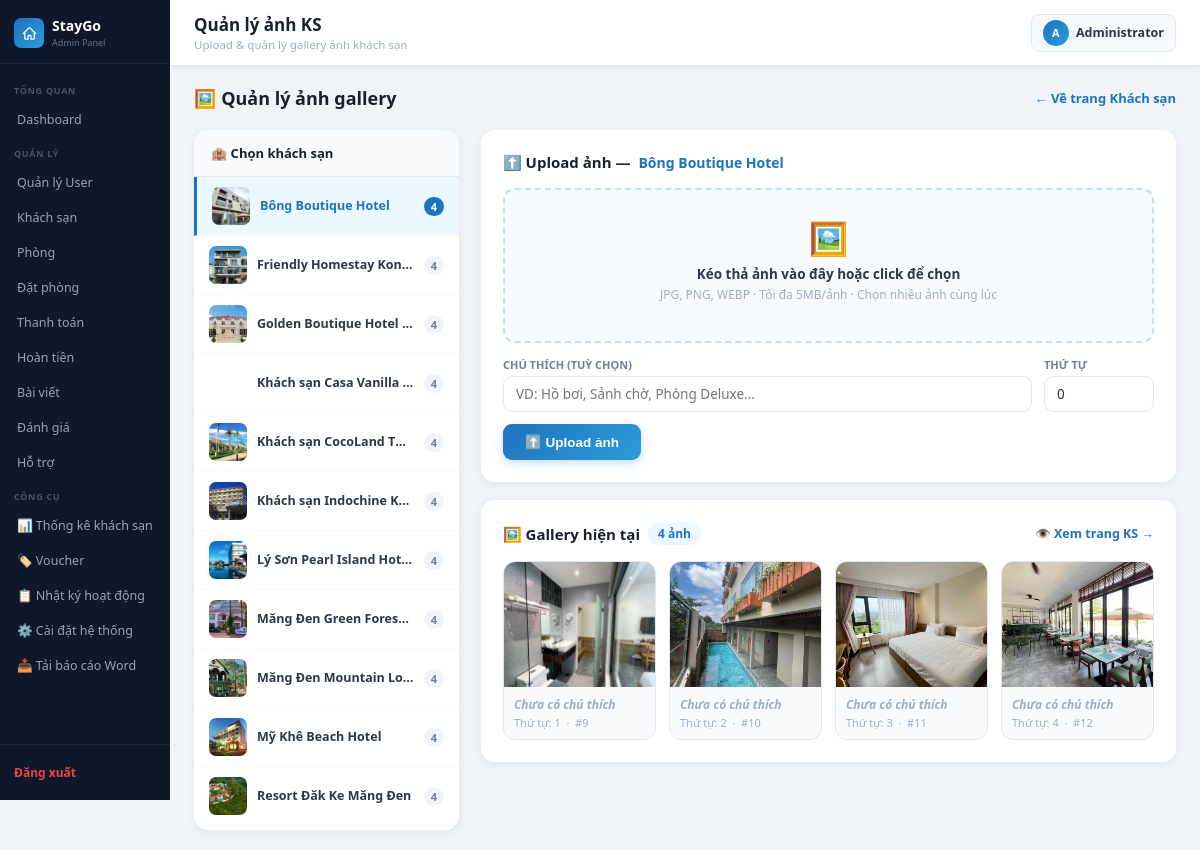
The app's page /admin_lvhuy_kontum/hotel_images.php (signed in) with its own data.
### tables this page shows
CREATE TABLE `hotels` (
  `id` int(11) NOT NULL,
  `name` varchar(150) DEFAULT NULL,
  `address` varchar(255) DEFAULT NULL,
  `description` text DEFAULT NULL,
  `image` varchar(255) DEFAULT NULL,
  `created_at` timestamp NOT NULL DEFAULT current_timestamp(),
  `updated_at` timestamp NULL DEFAULT NULL ON UPDATE current_timestamp(),
  `location_id` int(11) DEFAULT NULL,
  `rating` decimal(2,1) DEFAULT 0.0,
  `review_text` varchar(50) DEFAULT NULL,
  `review_count` int(11) DEFAULT 0,
  `price` int(11) DEFAULT NULL,
  `old_price` int(11) DEFAULT NULL,
  `checkin_time` varchar(10) DEFAULT '14:00',
  `checkout_time` varchar(10) DEFAULT '12:00',
  `is_active` tinyint(1) DEFAULT 0,
  `is_weekend_deal` tinyint(1) NOT NULL DEFAULT 0,
  `star_category` tinyint(1) NOT NULL DEFAULT 3 COMMENT '1-5 sao (hang khach san)'
);

CREATE TABLE `hotel_images` (
  `id` int(11) NOT NULL,
  `hotel_id` int(11) NOT NULL,
  `image` varchar(255) NOT NULL,
  `caption` varchar(100) DEFAULT NULL,
  `sort_order` int(11) DEFAULT 0,
  `is_primary` tinyint(1) NOT NULL DEFAULT 0
);

### admin_lvhuy_kontum/hotel_images.php (the view, shortened to what this page needs)
<?php
include("../config/database.php");
$hotels = $conn->query("SELECT id, name, image FROM hotels WHERE is_active=1 ORDER BY name ASC")->fetch_all(MYSQLI_ASSOC);
$selected = isset($_GET['hotel_id']) ? (int)$_GET['hotel_id'] : ($hotels[0]['id'] ?? 0);
$hotel_info = $selected ? $conn->query("SELECT * FROM hotels WHERE id=$selected")->fetch_assoc() : null;
$images = $selected ? $conn->query("SELECT * FROM hotel_images WHERE hotel_id=$selected ORDER BY sort_order ASC, id ASC")->fetch_all(MYSQLI_ASSOC) : [];
$img_counts = [];
$cr = $conn->query("SELECT hotel_id, COUNT(*) c FROM hotel_images GROUP BY hotel_id");
while ($r = $cr->fetch_assoc()) $img_counts[$r['hotel_id']] = $r['c'];
include("../includes/admin_header.php");
?>
<div style="display:flex;align-items:center;justify-content:space-between;margin-bottom:20px">
    <h2 style="font-size:18px;font-weight:700;color:#1a202c;margin:0">🖼️ Quản lý ảnh gallery</h2>
    <a href="hotels.php" style="font-size:13px;color:#1e73be;text-decoration:none;font-weight:600">← Về trang Khách sạn</a>
</div>
<div class="hi-wrap">
    <div class="hi-ks-list">
        <div class="hi-ks-head">🏨 Chọn khách sạn</div>
        <?php foreach ($hotels as $h):
            $act = ($h['id'] == $selected) ? 'active' : '';
            $cnt = $img_counts[$h['id']] ?? 0;
        ?>
        <a class="hi-ks-item <?= $act ?>" href="hotel_images.php?hotel_id=<?= $h['id'] ?>">
            <img class="hi-ks-thumb" src="../assets/images/<?= htmlspecialchars($h['image'] ?? '') ?>" onerror="this.style.visibility='hidden'" alt="">
            <span class="hi-ks-name"><?= htmlspecialchars(mb_substr($h['name'], 0, 30)) ?></span>
            <span class="hi-ks-cnt"><?= $cnt ?></span>
        </a>
        <?php endforeach; ?>
    </div>
    <div class="hi-main">
        <?php if ($hotel_info): ?>
        <div class="hi-card">
            <div class="hi-card-title">
                ⬆️ Upload ảnh — <span style="color:#1e73be;font-size:14px"><?= htmlspecialchars($hotel_info['name']) ?></span>
            </div>
            <form method="POST" enctype="multipart/form-data">
                <div class="hi-dropzone" id="dropzone">
                    <div class="hi-dz-icon">🖼️</div>
                    <div class="hi-dz-text" id="dzText">Kéo thả ảnh vào đây hoặc click để chọn</div>
                    <div class="hi-dz-sub">JPG, PNG, WEBP · Tối đa 5MB/ảnh · Chọn nhiều ảnh cùng lúc</div>
                </div>
                <div class="hi-fields">
                    <div class="hi-field">
                        <label>Chú thích (tuỳ chọn)</label>
                        <input type="text" name="caption" placeholder="VD: Hồ bơi, Sảnh chờ, Phòng Deluxe...">
                    </div>
                    <div class="hi-field">
                        <label>Thứ tự</label>
                        <input type="number" name="sort_order" value="0" min="0">
                    </div>
                </div>
                <button type="submit" class="hi-upload-btn">⬆️ Upload ảnh</button>
            </form>
        </div>
        <div class="hi-card">
            <div class="hi-gallery-head">
                <div class="hi-gallery-title">
                    🖼️ Gallery hiện tại
                    <span class="hi-cnt-badge"><?= count($images) ?> ảnh</span>
                </div>
                <?php if (!empty($images)): ?>
                <a href="../pages/hotel_detail.php?id=<?= $selected ?>" target="_blank"
                style="font-size:12.5px;color:#1e73be;text-decoration:none;font-weight:600">
                    👁️ Xem trang KS →
                </a>
                <?php endif; ?>
            </div>
            <?php if (empty($images)): ?>
            <div class="hi-empty">
                <div class="hi-empty-icon">📭</div>
                <p style="font-weight:700;color:#4a5568;margin:0 0 6px">Chưa có ảnh nào</p>
                <p style="font-size:13px;margin:0">Upload ảnh ở trên để hiển thị trên trang chi tiết khách sạn</p>
            </div>
            <?php else: ?>
            <div class="hi-img-grid">
                <?php foreach ($images as $img): ?>
                <div class="hi-img-item">
                    <img src="../assets/images/<?= htmlspecialchars($img['image']) ?>"
                        alt=""
                        onerror="this.parentElement.style.background='#f0f4f8'">
                    <div class="hi-img-meta">
                        <div class="hi-img-cap"><?= $img['caption'] ? htmlspecialchars($img['caption']) : '<em style="color:#a0aec0">Chưa có chú thích</em>' ?></div>
                        <div class="hi-img-sort">Thứ tự: <?= $img['sort_order'] ?> &nbsp;·&nbsp; #<?= $img['id'] ?></div>
                    </div>
                </div>
                <?php endforeach; ?>
            </div>
            <?php endif; ?>
        </div>
        <?php endif; ?>
    </div>
</div>
<?php include("../includes/admin_footer.php"); ?>

### assets/css/admin.css (style rules this page uses)
*, *::before, *::after { box-sizing: border-box; margin: 0; padding: 0; }
body { font-family: 'Segoe UI', Arial, sans-serif; background: #f0f4f8; color: #1a202c; }
.hi-wrap { display:grid; grid-template-columns:265px 1fr; gap:22px; align-items:start; }
.hi-ks-list { background:#fff; border-radius:14px; box-shadow:0 2px 10px rgba(0,0,0,.06); overflow:hidden; position:sticky; top:80px; max-height:calc(100vh - 100px); overflow-y:auto; }
.hi-ks-head { padding:14px 17px; background:#f8fafc; border-bottom:1px solid #e2e8f0; font-size:13px; font-weight:700; color:#1a202c; display:flex; align-items:center; gap:6px; }
.hi-ks-item { display:flex; align-items:center; gap:10px; padding:10px 15px; border-bottom:1px solid #f7fafc; text-decoration:none; transition:background .15s; }
.hi-ks-item.active { background:#ebf8ff; border-left:3px solid #1e73be; }
.hi-ks-thumb { width:38px; height:38px; border-radius:7px; object-fit:cover; flex-shrink:0; background:#e2e8f0; }
.hi-ks-name { font-size:12.5px; font-weight:600; color:#2d3748; line-height:1.4; flex:1; min-width:0; overflow:hidden; text-overflow:ellipsis; white-space:nowrap; }
.hi-ks-item.active .hi-ks-name { color:#1e73be; }
.hi-ks-cnt { background:#f0f4f8; color:#718096; font-size:11px; font-weight:700; padding:2px 7px; border-radius:10px; flex-shrink:0; }
.hi-ks-item.active .hi-ks-cnt { background:#1e73be; color:#fff; }
.hi-main { display:flex; flex-direction:column; gap:18px; }
.hi-card { background:#fff; border-radius:14px; box-shadow:0 2px 10px rgba(0,0,0,.06); padding:22px; }
.hi-card-title { font-size:15px; font-weight:700; color:#1a202c; margin-bottom:16px; display:flex; align-items:center; gap:8px; }
.hi-dropzone { border:2.5px dashed #bee3f8; border-radius:12px; padding:26px 20px; text-align:center; background:#f7fbff; cursor:pointer; position:relative; transition:all .2s; }
.hi-dz-icon { font-size:32px; margin-bottom:6px; }
.hi-dz-text { font-size:13.5px; font-weight:700; color:#2d3748; }
.hi-dz-sub { font-size:12px; color:#a0aec0; margin-top:3px; }
.hi-fields { display:grid; grid-template-columns:1fr 110px; gap:12px; margin-top:14px; }
.hi-field label { display:block; font-size:11px; font-weight:700; color:#718096; margin-bottom:4px; text-transform:uppercase; }
.hi-field input { width:100%; padding:8px 12px; border:1.5px solid #e2e8f0; border-radius:9px; font-size:13.5px; color:#2d3748; outline:none; transition:border-color .2s; box-sizing:border-box; font-family:inherit; }
.hi-upload-btn { display:inline-flex; align-items:center; gap:7px; background:linear-gradient(135deg,#1e73be,#2d9cdb); color:#fff; padding:10px 22px; border-radius:9px; font-size:13.5px; font-weight:700; border:none; cursor:pointer; transition:all .2s; box-shadow:0 3px 10px rgba(30,115,190,.25); margin-top:12px; }
.hi-gallery-head { display:flex; align-items:center; justify-content:space-between; margin-bottom:16px; }
.hi-gallery-title { font-size:15px; font-weight:700; color:#1a202c; display:flex; align-items:center; gap:8px; }
.hi-cnt-badge { background:#ebf8ff; color:#1e73be; font-size:12px; font-weight:700; padding:3px 10px; border-radius:20px; }
.hi-img-grid { display:grid; grid-template-columns:repeat(auto-fill,minmax(152px,1fr)); gap:13px; }
.hi-img-item { border-radius:12px; overflow:hidden; border:1.5px solid #e2e8f0; background:#f8fafc; transition:all .2s; position:relative; }
.hi-img-item img { width:100%; height:125px; object-fit:cover; display:block; }
.hi-img-meta { padding:9px 10px; }
.hi-img-cap { font-size:12px; color:#2d3748; font-weight:600; white-space:nowrap; overflow:hidden; text-overflow:ellipsis; }
.hi-img-sort { font-size:11px; color:#a0aec0; margin-top:2px; }

### records on screen
hotels: image (picture), name "Bông Boutique Hotel", id "4"
hotels: image (picture), name "Friendly Homestay Kon…", id "4"
hotels: image (picture), name "Golden Boutique Hotel…", id "4"
hotels: name "Khách sạn Casa Vanilla…", id "4"
hotels: image (picture), name "Khách sạn CocoLand T…", id "4"
hotels: image (picture), name "Khách sạn Indochine K…", id "4"
hotels: image (picture), name "Lý Sơn Pearl Island Hot…", id "4"
hotels: image (picture), name "Măng Đen Green Fores…", id "4"
hotels: image (picture), name "Măng Đen Mountain Lo…", id "4"
hotels: image (picture), name "Mỹ Khê Beach Hotel", id "4"
hotels: image (picture), name "Resort Đăk Ke Măng Đen", id "4"
hotel_images: image (picture), caption "Chưa có chú thích", sort_order "1", id "9"
hotel_images: image (picture), caption "Chưa có chú thích", sort_order "2", id "10"
hotel_images: image (picture), caption "Chưa có chú thích", sort_order "3", id "11"
hotel_images: image (picture), caption "Chưa có chú thích", sort_order "4", id "12"

### other values on screen
$page_title "Quản lý ảnh KS"
$page_subtitle "Upload & quản lý gallery ảnh khách sạn"
$admin_avatar "A"
$admin_name "Administrator"
count($images) "4"
